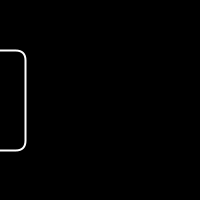
Frame 1 (no input)
Frame 60 (the mouse pressed at the canvas centre just before this capture): identical to frame 1, image omitted
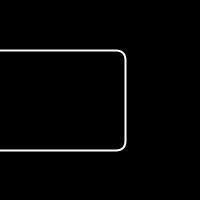
Frame 120 (the mouse held since frame 60 and released just before this capture)

The Processing sketch that drew these frames (run headless with seeded random() and noise(); from frame 60 on, the mouse is pressed at the canvas centre):

// Processing sketch: Aufgabe_3_4_e
// ── Aufgabe_3_4_e.pde
int x, y;
boolean move = false;
int speed = 3;
int leftBoundary = -50;
int rightBoundary = 50;


void setup() {
  size(200, 200);
  background(0);
  x = -50;
  y = 100;
}

void draw() {
  fill(0);
  stroke(255);
  strokeWeight(2);
  background(0);
  rectMode(CENTER);
  rect(x, y, 150, 100, 10);

  if (move) {
    x = x + speed;
  }

  if ((x <= leftBoundary || x >= rightBoundary) && move) { // endpunkt erreicht -> switch sides and move
    move = false;
    speed = -speed;
    if (x < 0) {
      x = leftBoundary;
    } else {
      x = rightBoundary;
    }
  }
}

void mousePressed() {
  if (!move) {
    move = true;
  }
}
